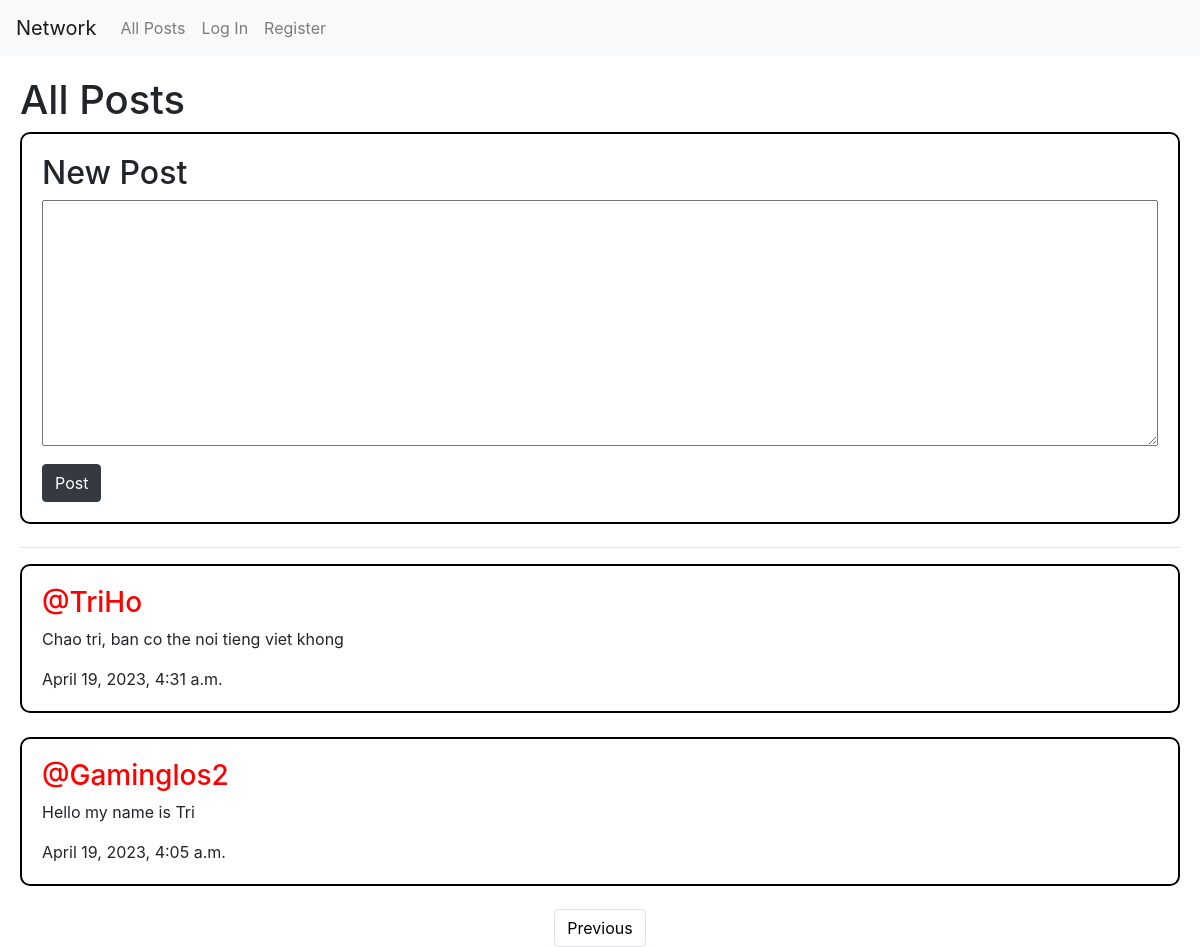
Screenshot of /?page=2 with the database file from the repository.
### network/models.py (models this page shows, shortened)
class Post(models.Model):
    content = models.CharField(max_length=1000)
    author = models.ForeignKey(User, on_delete=models.CASCADE, null=True, blank = True, related_name='user_posts')
    created_at = models.DateTimeField(auto_now_add=True)

class User(AbstractUser):
    pass

### network/views.py (the view)
# urls.py: path("", views.index, name="index"),
def index(request):
    allposts = Post.objects.all().order_by('id').reverse()
    paginator = Paginator(allposts, 3)
    page_number = request.GET.get('page')
    posts_of_the_page = paginator.get_page(page_number)
    allLikes = Like.objects.all()
    whoYouLiked = []
    try:
        for like in allLikes:
            if like.user.id == request.user.id:
                whoYouLiked.append(like.post.id)
    except:
        whoYouLiked = []
    return render(request, "network/index.html",{
        "allposts": allposts,
        "posts_of_the_page": posts_of_the_page,
        "whoYouLiked": whoYouLiked,
    })

### network/templates/network/index.html (shortened to what this page needs)
{% extends "network/layout.html" %}
{% block body %}
    <div id="container">
        <div id="first-section">
            <h1>All Posts</h1>
        </div>
        <div id="new-post">
            <div id="new-post-content">
                <h2>New Post</h2>
                <form action="{% url 'post' %}" method="POST">
                    <textarea name="content" id="newpost" cols="30" rows="10"></textarea>
                    <br>
                    <button type="submit" class="btn btn-dark">Post</button>
                </form>
            </div>
        </div>
        <hr>
        {% for post in posts_of_the_page %}
            <div id="post">
                <div id="post-content">
                    <h3><a style="color: red;" href="{% url 'profile' user_id=post.author.id %}">@{{ post.author }}</a></h3>
                    <p class="content" id="content_{{ post.id }}">{{ post.content }}</p>
                    <p>{{ post.created_at}}</p>
                </div>
            </div>
        {% endfor %}
        <nav aria-label="Page navigation example">
            <ul class="pagination d-flex justify-content-center">
                {% if posts_of_the_page.has_previous %}
                    <li class="page-item"><a style="color: black;" class="page-link" href="?page{{ posts_of_the_page.previous_page_number }}">Previous</a></li>
                {% endif %}
            </ul>
        </nav>
    </div>
{% endblock %}

### network/templates/network/index.html (style rules this page uses)
#container { margin: 20px; height: auto; }
#new-post { border: 2px solid black; border-radius: 10px; margin-bottom: 2%; }
#new-post-content { margin: 20px; }
#new-post-content textarea { margin-bottom: 1%; }
textarea { width: 100%; }
#post { border: 2px solid black; border-radius: 10px; margin-bottom: 2%; }
#post-content { margin: 20px; }

### network/templates/network/layout.html (style rules this page uses)
html,body { margin: 0px; height: 100%; }

### rows the page displays
Post: author "TriHo", content "Chao tri, ban co the noi tieng viet khong", created_at "April 19, 2023, 4:31 a.m."
Post: author "Gaminglos2", content "Hello my name is Tri", created_at "April 19, 2023, 4:05 a.m."
